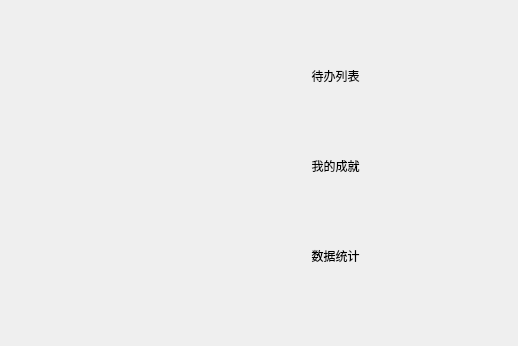
<?xml version="1.0" encoding="UTF-8"?>
<ui version="4.0">
 <class>settingPage</class>
 <widget class="QWidget" name="settingPage">
  <property name="geometry">
   <rect>
    <x>0</x>
    <y>0</y>
    <width>518</width>
    <height>346</height>
   </rect>
  </property>
  <property name="windowTitle">
   <string>设置</string>
  </property>
  <property name="windowIcon">
   <iconset resource="images.qrc">
    <normaloff>:/photos/tomato.png</normaloff>:/photos/tomato.png</iconset>
  </property>
  <property name="styleSheet">
   <string notr="true"/>
  </property>
  <widget class="QPushButton" name="pushButton">
   <property name="geometry">
    <rect>
     <x>200</x>
     <y>50</y>
     <width>271</width>
     <height>51</height>
    </rect>
   </property>
   <property name="styleSheet">
    <string notr="true">font: 14pt &quot;微软雅黑&quot;;
background-color: transparent; border: none;</string>
   </property>
   <property name="text">
    <string>待办列表</string>
   </property>
  </widget>
  <widget class="QPushButton" name="pushButton_2">
   <property name="geometry">
    <rect>
     <x>200</x>
     <y>140</y>
     <width>271</width>
     <height>51</height>
    </rect>
   </property>
   <property name="styleSheet">
    <string notr="true">font: 14pt &quot;微软雅黑&quot;;
background-color: transparent; border: none;</string>
   </property>
   <property name="text">
    <string>我的成就</string>
   </property>
  </widget>
  <widget class="QPushButton" name="pushButton_3">
   <property name="geometry">
    <rect>
     <x>200</x>
     <y>230</y>
     <width>271</width>
     <height>51</height>
    </rect>
   </property>
   <property name="styleSheet">
    <string notr="true">font: 14pt &quot;Microsoft YaHei UI&quot;;
background-color: transparent; border: none;</string>
   </property>
   <property name="text">
    <string>数据统计</string>
   </property>
  </widget>
  <widget class="QLabel" name="label">
   <property name="geometry">
    <rect>
     <x>10</x>
     <y>60</y>
     <width>201</width>
     <height>191</height>
    </rect>
   </property>
   <property name="styleSheet">
    <string notr="true">background-image: url(:/photos/tomato.png);</string>
   </property>
   <property name="text">
    <string/>
   </property>
  </widget>
 </widget>
 <resources>
  <include location="images.qrc"/>
 </resources>
 <connections/>
</ui>
